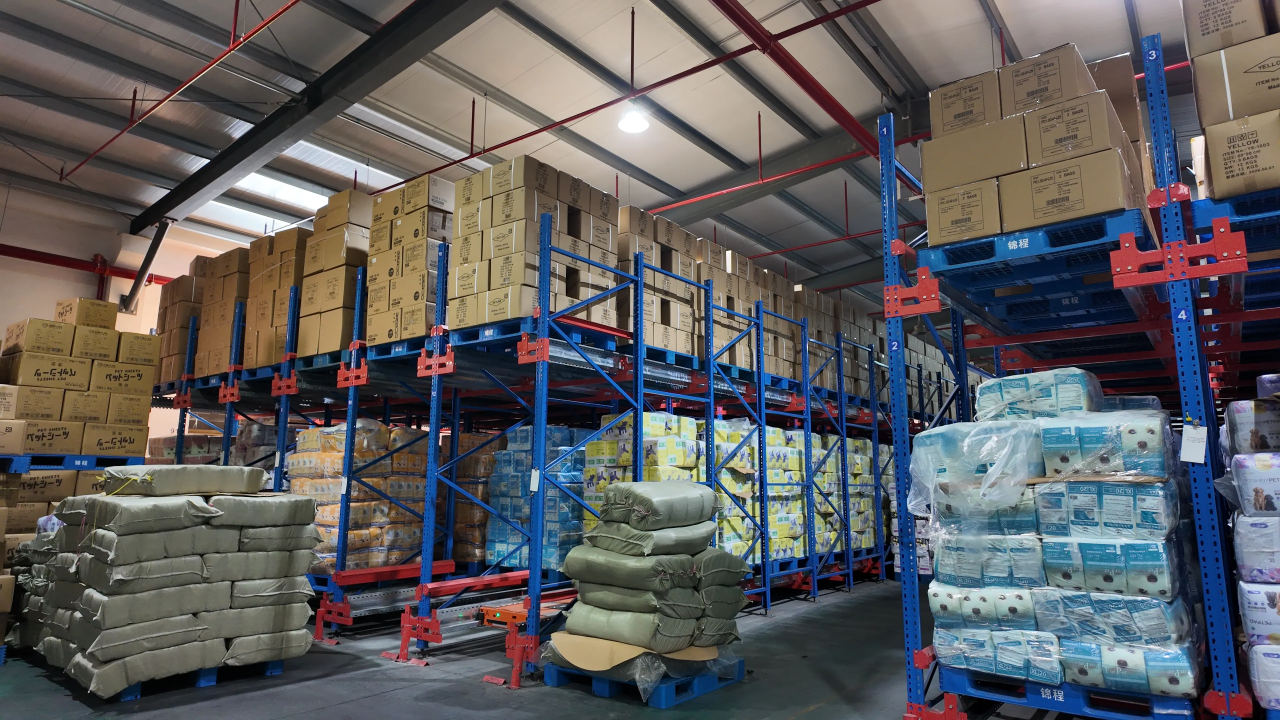
#> input picture work/english-own-brand-build/images/warehouse-storage.webp, 3840 x 2160 px (shown at 1/3 size)
$ python -i create_premium_oem_photos.py   (imports and definitions only)
#> lines starting #> are read from the running program, lines starting #| are printed output that depends on the picture; after the words box and inside, x2 and y2 are one past the last pixel; in counts of white or black regions, pixels touching at a corner belong together
#> further down, picture is the input picture: PIL image 3840x2160 RGB; mean R, G, B 93.2, 92.3, 94.1
"""Create premium OEM website photos without altering the photographed subject.

This intentionally uses deterministic pixel operations only. It does not use
generative fill, object removal, relighting masks, or content-aware resizing.
The source photo remains the sole source of product, packaging, logos, and text.
"""

from __future__ import annotations

import argparse
import json
from pathlib import Path

import numpy as np
from PIL import Image, ImageEnhance, ImageFilter, ImageOps


PHOTO_SOURCES = {
    "factory-campus-premium": "public/images/oem/factory/factory-campus-real-aerial-20260729.png",
    "production-line-premium": "public/images/oem/production/factory-production-line-real-20260729.jpg",
    "warehouse-storage-premium": "public/images/warehouse-storage.JPG",
}


def white_balance(rgb: np.ndarray) -> np.ndarray:
    sample = rgb[::8, ::8].astype(np.float32)
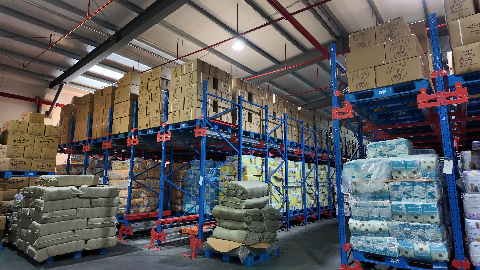
#> sample: shape (270, 480, 3) float32; mean R, G, B 93.2, 92.4, 94.1
    luminance = (
        0.2126 * sample[:, :, 0]
        + 0.7152 * sample[:, :, 1]
        + 0.0722 * sample[:, :, 2]
    )
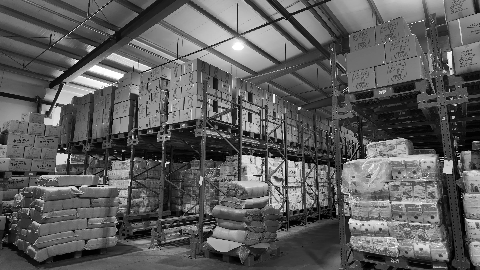
#> luminance: shape (270, 480) float32; min 0, max 255, mean 92.7
    high = np.percentile(luminance, 68)
#> high = 113.8
    spread = sample.max(axis=2) - sample.min(axis=2)
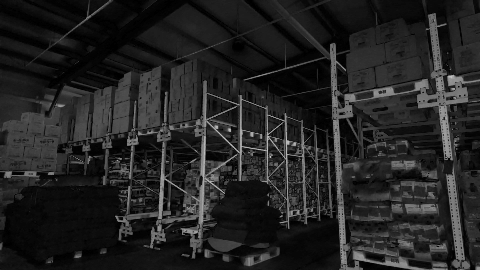
#> spread: shape (270, 480) float32; min 0, max 197, mean 34.7
    neutral = (luminance >= high) & (spread <= 26)
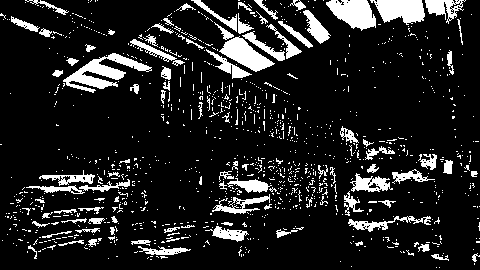
#> neutral: shape (270, 480) bool; 13.1% white; 1113 white regions (1016 under 20 px), largest, box (x1, y1, x2, y2) and area: (63, 53, 152, 93) 1298, (326, 0, 376, 31) 1004, (370, 0, 425, 25) 956
    pixels = sample[neutral]
    if pixels.shape[0] < 300:
        pixels = sample.reshape(-1, 3)
    reference = np.percentile(pixels, 65, axis=0)
#> reference = [170, 168, 163]
    target = float(reference.mean())
#> target = 167
    return np.clip(target / np.maximum(reference, 1.0), 0.965, 1.035)


def premium_retouch(image: Image.Image) -> Image.Image:
    """Lift a factory photo while keeping every source pixel semantically intact."""
    source = ImageOps.exif_transpose(image).convert("RGB")
    rgb = np.asarray(source, dtype=np.uint8)
    balanced = np.clip(rgb.astype(np.float32) * white_balance(rgb), 0, 255)

    luminance = (
        0.2126 * balanced[:, :, 0]
        + 0.7152 * balanced[:, :, 1]
        + 0.0722 * balanced[:, :, 2]
    )
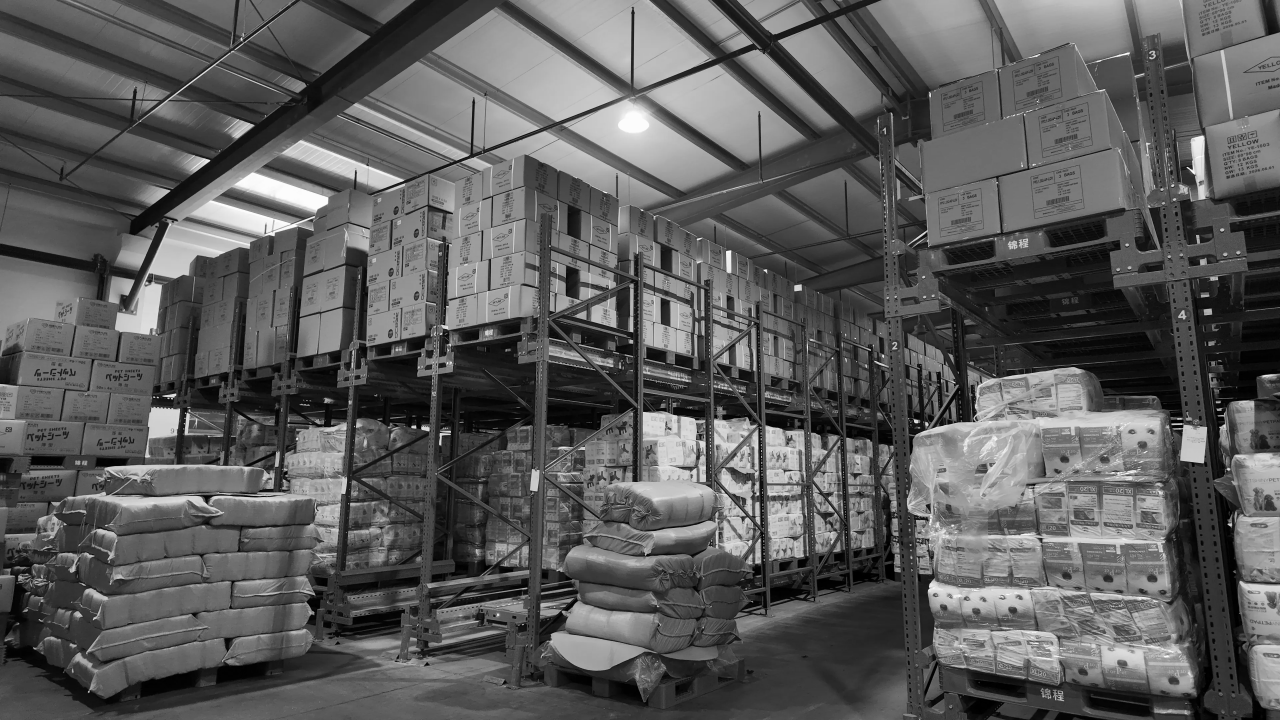
#> luminance: shape (2160, 3840) float64 (shown at 1/3 size); min 0, max 253, mean 92
    white_point = min(250.0, float(np.percentile(luminance[::8, ::8], 99.6)) * 1.02)
#> white_point = 237.7
    normalized = np.clip(luminance / max(white_point, 1.0), 0.0, 1.0)
    corrected_luminance = 246.0 * np.power(normalized, 0.93)
    ratio = corrected_luminance / np.maximum(luminance, 1.0)
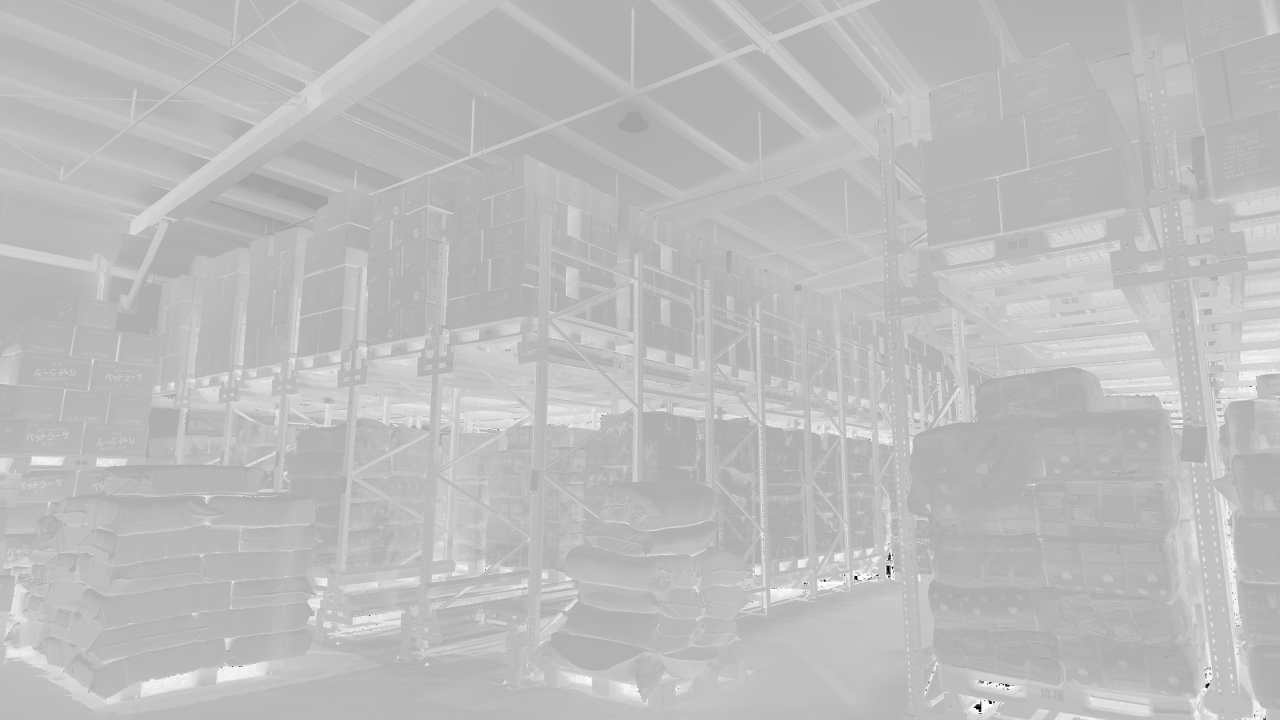
#> ratio: shape (2160, 3840) float64 (shown at 1/3 size); min 0, max 1.52, mean 1.13; drawn with min black and max white
    corrected = np.clip(balanced * ratio[:, :, None], 0, 255).astype(np.uint8)
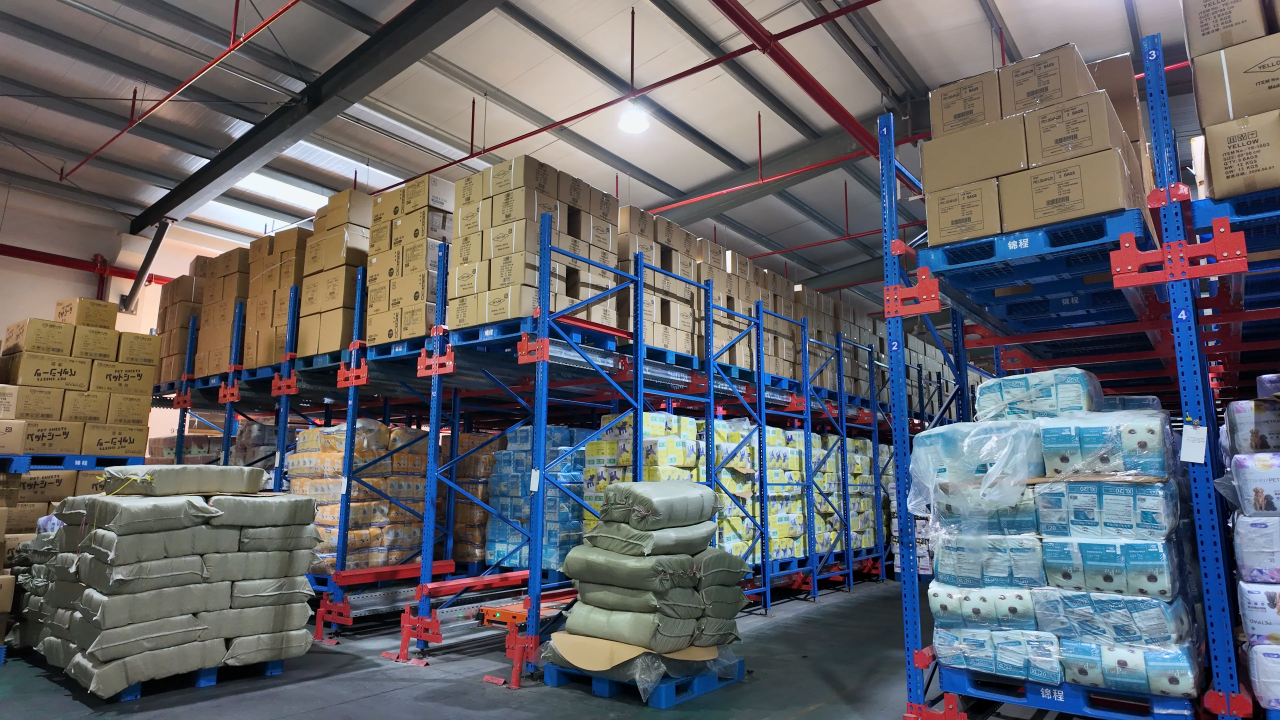
#> corrected: shape (2160, 3840, 3) (shown at 1/3 size); mean R, G, B 99.5, 99.8, 105.3

    result = Image.fromarray(corrected, "RGB")
    result = ImageEnhance.Color(result).enhance(1.025)
    result = ImageEnhance.Contrast(result).enhance(1.025)
    return result.filter(ImageFilter.UnsharpMask(radius=1.0, percent=42, threshold=3))


# [43 lines left out: functions save_webp, main, not called in this run]


# [2 lines not run here, left out]

>>> from PIL import Image
>>> picture = Image.open('../work/english-own-brand-build/images/warehouse-storage.webp')
>>> result = premium_retouch(picture)

$ run again, on work/english-own-brand-build/images/contact-pets-grass-centered.webp
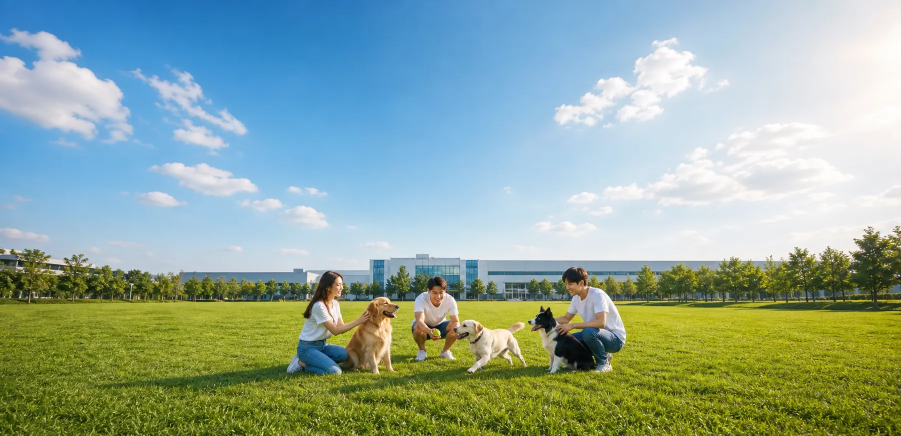
#> input picture work/english-own-brand-build/images/contact-pets-grass-centered.webp, 1802 x 872 px (shown at 1/2 size)
#> picture is the input picture: PIL image 1802x872 RGB; mean R, G, B 145, 169.2, 155.1
#> high = 194.7
#> in white_balance, `neutral = (luminance >= high) & (spread <= 26)`:
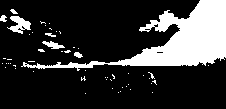
#> neutral: shape (109, 226) bool; 20.4% white; 54 white regions (47 under 20 px), largest, box (x1, y1, x2, y2) and area: (21, 0, 226, 71) 4453, (7, 16, 31, 34) 224, (42, 41, 65, 49) 96
#> reference = [238, 238, 239]
#> target = 238.3
#> white_point = 250
#> in premium_retouch, `ratio = corrected_luminance / np.maximum(luminance, 1.0)`:
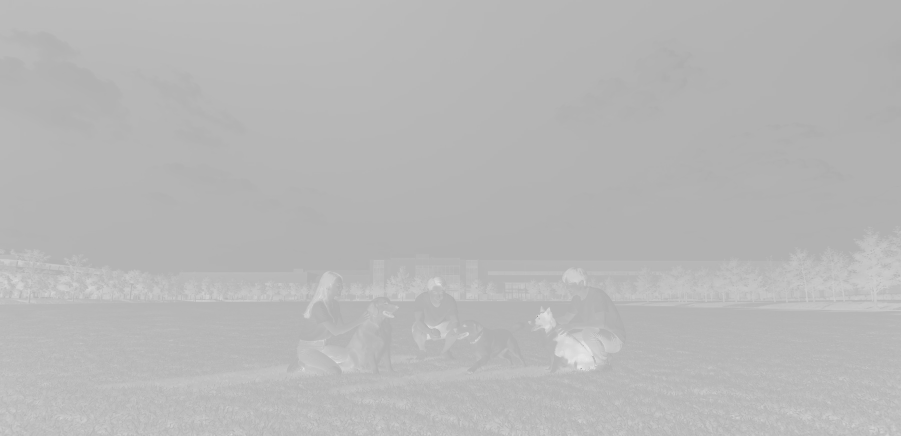
#> ratio: shape (872, 1802) float64 (shown at 1/2 size); min 0, max 1.41, mean 1.02; drawn with min black and max white
